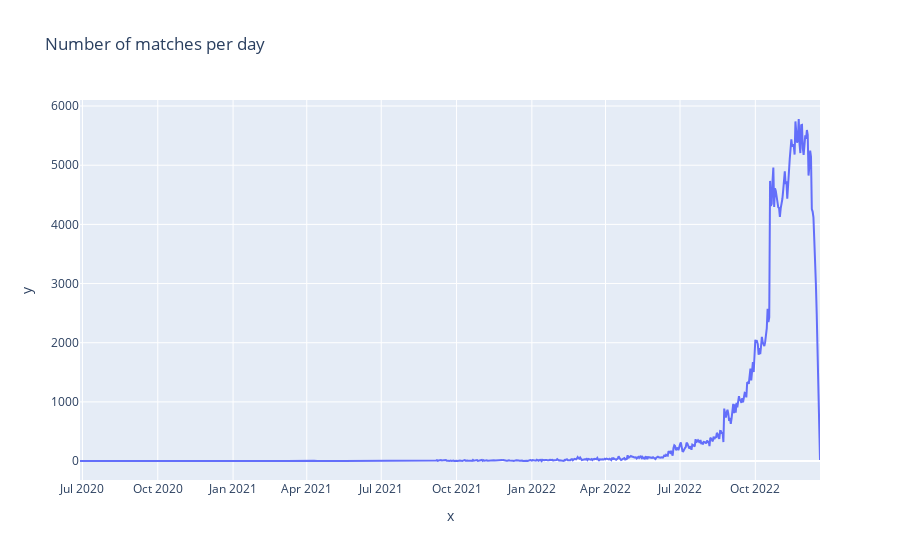

Notebook source saved alongside this figure:
### Code cell
fig = px.line(x = matches_per_day['dateMatch'], y = matches_per_day['count'], title= 'Number of matches per day')
fig.show()

### Figure 1 — Plotly figure (JSON) as saved in the notebook; plotly's stock layout.template omitted (floating-point values rounded to 4 significant figures; data arrays with more than 128 entries replaced by an {"elided": "..."} marker saying what was removed)
{"data": [{"hovertemplate": "x=%{x}<br>y=%{y}<extra></extra>", "legendgroup": "", "line": {"color": "#636efa", "dash": "solid"}, "marker": {"symbol": "circle"}, "mode": "lines", "name": "", "orientation": "v", "showlegend": false, "type": "scatter", "x": {"elided": "725 str values"}, "xaxis": "x", "y": {"elided": "725 int values"}, "yaxis": "y"}], "layout": {"legend": {"tracegroupgap": 0}, "title": {"text": "Number of matches per day"}, "xaxis": {"anchor": "y", "domain": [0, 1], "title": {"text": "x"}}, "yaxis": {"anchor": "x", "domain": [0, 1], "title": {"text": "y"}}}}
